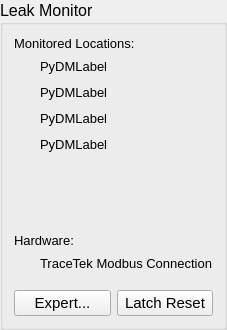
        <widget class="QGroupBox" name="LeakMonitor">
         <property name="sizePolicy">
          <sizepolicy hsizetype="MinimumExpanding" vsizetype="MinimumExpanding">
           <horstretch>0</horstretch>
           <verstretch>0</verstretch>
          </sizepolicy>
         </property>
         <property name="maximumSize">
          <size>
           <width>400</width>
           <height>16777215</height>
          </size>
         </property>
         <property name="font">
          <font>
           <pointsize>12</pointsize>
          </font>
         </property>
         <property name="title">
          <string>Leak Monitor</string>
         </property>
         <layout class="QVBoxLayout" name="verticalLayout" stretch="0,1,1,1,1,1,1,3,0,1,1">
          <item>
           <widget class="QLabel" name="label_2">
            <property name="sizePolicy">
             <sizepolicy hsizetype="Preferred" vsizetype="Fixed">
              <horstretch>0</horstretch>
              <verstretch>0</verstretch>
             </sizepolicy>
            </property>
            <property name="font">
             <font>
              <pointsize>10</pointsize>
             </font>
            </property>
            <property name="text">
             <string>Monitored Locations:</string>
            </property>
           </widget>
          </item>
          <item>
           <layout class="QHBoxLayout" name="horizontalLayout_9">
            <item>
             <widget class="PyDMByteIndicator" name="PyDMByteIndicator_9">
              <property name="minimumSize">
               <size>
                <width>20</width>
                <height>20</height>
               </size>
              </property>
              <property name="maximumSize">
               <size>
                <width>20</width>
                <height>20</height>
               </size>
              </property>
              <property name="toolTip">
               <string/>
              </property>
              <property name="channel" stdset="0">
               <string>ca://HPO:LPS:LEAK:LEAKS_RBV</string>
              </property>
              <property name="onColor" stdset="0">
               <color>
                <red>255</red>
                <green>0</green>
                <blue>0</blue>
               </color>
              </property>
              <property name="offColor" stdset="0">
               <color>
                <red>0</red>
                <green>255</green>
                <blue>0</blue>
               </color>
              </property>
              <property name="showLabels" stdset="0">
               <bool>false</bool>
              </property>
             </widget>
            </item>
            <item>
             <widget class="PyDMLabel" name="PyDMLabel_13">
              <property name="sizePolicy">
               <sizepolicy hsizetype="MinimumExpanding" vsizetype="Fixed">
                <horstretch>0</horstretch>
                <verstretch>0</verstretch>
               </sizepolicy>
              </property>
              <property name="maximumSize">
               <size>
                <width>150</width>
                <height>16777215</height>
               </size>
              </property>
              <property name="font">
               <font>
                <pointsize>10</pointsize>
               </font>
              </property>
              <property name="toolTip">
               <string/>
              </property>
              <property name="text">
               <string>PyDMLabel</string>
              </property>
              <property name="channel" stdset="0">
               <string>ca://HPO:LPS:LEAK:LOC01</string>
              </property>
              <property name="displayFormat" stdset="0">
               <enum>PyDMLabel::String</enum>
              </property>
             </widget>
            </item>
            <item>
             <spacer name="horizontalSpacer">
              <property name="orientation">
               <enum>Qt::Horizontal</enum>
              </property>
              <property name="sizeHint" stdset="0">
               <size>
                <width>40</width>
                <height>20</height>
               </size>
              </property>
             </spacer>
            </item>
           </layout>
          </item>
          <item>
           <layout class="QHBoxLayout" name="horizontalLayout_10">
            <item>
             <widget class="PyDMByteIndicator" name="PyDMByteIndicator_10">
              <property name="minimumSize">
               <size>
                <width>20</width>
                <height>20</height>
               </size>
              </property>
              <property name="maximumSize">
               <size>
                <width>20</width>
                <height>20</height>
               </size>
              </property>
              <property name="toolTip">
               <string/>
              </property>
              <property name="channel" stdset="0">
               <string>ca://HPO:LPS:LEAK:LEAKS_RBV</string>
              </property>
              <property name="onColor" stdset="0">
               <color>
                <red>255</red>
                <green>0</green>
                <blue>0</blue>
               </color>
              </property>
              <property name="offColor" stdset="0">
               <color>
                <red>0</red>
                <green>255</green>
                <blue>0</blue>
               </color>
              </property>
              <property name="showLabels" stdset="0">
               <bool>false</bool>
              </property>
              <property name="shift" stdset="0">
               <number>1</number>
              </property>
             </widget>
            </item>
            <item>
             <widget class="PyDMLabel" name="PyDMLabel_14">
              <property name="sizePolicy">
               <sizepolicy hsizetype="MinimumExpanding" vsizetype="Fixed">
                <horstretch>0</horstretch>
                <verstretch>0</verstretch>
               </sizepolicy>
              </property>
              <property name="maximumSize">
               <size>
                <width>150</width>
                <height>16777215</height>
               </size>
              </property>
              <property name="font">
               <font>
                <pointsize>10</pointsize>
               </font>
              </property>
              <property name="toolTip">
               <string/>
              </property>
              <property name="text">
               <string>PyDMLabel</string>
              </property>
              <property name="channel" stdset="0">
               <string>ca://HPO:LPS:LEAK:LOC02</string>
              </property>
              <property name="displayFormat" stdset="0">
               <enum>PyDMLabel::String</enum>
              </property>
             </widget>
            </item>
            <item>
             <spacer name="horizontalSpacer_2">
              <property name="orientation">
               <enum>Qt::Horizontal</enum>
              </property>
              <property name="sizeHint" stdset="0">
               <size>
                <width>40</width>
                <height>20</height>
               </size>
              </property>
             </spacer>
            </item>
           </layout>
          </item>
          <item>
           <layout class="QHBoxLayout" name="horizontalLayout_11">
            <item>
             <widget class="PyDMByteIndicator" name="PyDMByteIndicator_11">
              <property name="minimumSize">
               <size>
                <width>20</width>
                <height>20</height>
               </size>
              </property>
              <property name="maximumSize">
               <size>
                <width>20</width>
                <height>20</height>
               </size>
              </property>
              <property name="toolTip">
               <string/>
              </property>
              <property name="channel" stdset="0">
               <string>ca://HPO:LPS:LEAK:LEAKS_RBV</string>
              </property>
              <property name="onColor" stdset="0">
               <color>
                <red>255</red>
                <green>0</green>
                <blue>0</blue>
               </color>
              </property>
              <property name="offColor" stdset="0">
               <color>
                <red>0</red>
                <green>255</green>
                <blue>0</blue>
               </color>
              </property>
              <property name="showLabels" stdset="0">
               <bool>false</bool>
              </property>
              <property name="shift" stdset="0">
               <number>2</number>
              </property>
             </widget>
            </item>
            <item>
             <widget class="PyDMLabel" name="PyDMLabel_15">
              <property name="sizePolicy">
               <sizepolicy hsizetype="MinimumExpanding" vsizetype="Fixed">
                <horstretch>0</horstretch>
                <verstretch>0</verstretch>
               </sizepolicy>
              </property>
              <property name="maximumSize">
               <size>
                <width>150</width>
                <height>16777215</height>
               </size>
              </property>
              <property name="font">
               <font>
                <pointsize>10</pointsize>
               </font>
              </property>
              <property name="toolTip">
               <string/>
              </property>
              <property name="text">
               <string>PyDMLabel</string>
              </property>
              <property name="channel" stdset="0">
               <string>ca://HPO:LPS:LEAK:LOC03</string>
              </property>
              <property name="displayFormat" stdset="0">
               <enum>PyDMLabel::String</enum>
              </property>
             </widget>
            </item>
            <item>
             <spacer name="horizontalSpacer_3">
              <property name="orientation">
               <enum>Qt::Horizontal</enum>
              </property>
              <property name="sizeHint" stdset="0">
               <size>
                <width>40</width>
                <height>20</height>
               </size>
              </property>
             </spacer>
            </item>
           </layout>
          </item>
          <item>
           <layout class="QHBoxLayout" name="horizontalLayout_12">
            <item>
             <widget class="PyDMByteIndicator" name="PyDMByteIndicator_12">
              <property name="minimumSize">
               <size>
                <width>20</width>
                <height>20</height>
               </size>
              </property>
              <property name="maximumSize">
               <size>
                <width>20</width>
                <height>20</height>
               </size>
              </property>
              <property name="toolTip">
               <string/>
              </property>
              <property name="channel" stdset="0">
               <string>ca://HPO:LPS:LEAK:LEAKS_RBV</string>
              </property>
              <property name="onColor" stdset="0">
               <color>
                <red>255</red>
                <green>0</green>
                <blue>0</blue>
               </color>
              </property>
              <property name="offColor" stdset="0">
               <color>
                <red>0</red>
                <green>255</green>
                <blue>0</blue>
               </color>
              </property>
              <property name="showLabels" stdset="0">
               <bool>false</bool>
              </property>
              <property name="numBits" stdset="0">
               <number>1</number>
              </property>
              <property name="shift" stdset="0">
               <number>3</number>
              </property>
             </widget>
            </item>
            <item>
             <widget class="PyDMLabel" name="PyDMLabel_16">
              <property name="sizePolicy">
               <sizepolicy hsizetype="MinimumExpanding" vsizetype="Fixed">
                <horstretch>0</horstretch>
                <verstretch>0</verstretch>
               </sizepolicy>
              </property>
              <property name="maximumSize">
               <size>
                <width>150</width>
                <height>16777215</height>
               </size>
              </property>
              <property name="font">
               <font>
                <pointsize>10</pointsize>
               </font>
              </property>
              <property name="toolTip">
               <string/>
              </property>
              <property name="text">
               <string>PyDMLabel</string>
              </property>
              <property name="channel" stdset="0">
               <string>ca://HPO:LPS:LEAK:LOC04</string>
              </property>
              <property name="displayFormat" stdset="0">
               <enum>PyDMLabel::String</enum>
              </property>
             </widget>
            </item>
            <item>
             <spacer name="horizontalSpacer_4">
              <property name="orientation">
               <enum>Qt::Horizontal</enum>
              </property>
              <property name="sizeHint" stdset="0">
               <size>
                <width>40</width>
                <height>20</height>
               </size>
              </property>
             </spacer>
            </item>
           </layout>
          </item>
          <item>
           <layout class="QHBoxLayout" name="horizontalLayout_8">
            <item>
             <widget class="PyDMByteIndicator" name="PyDMByteIndicator_8">
              <property name="sizePolicy">
               <sizepolicy hsizetype="Fixed" vsizetype="Fixed">
                <horstretch>0</horstretch>
                <verstretch>0</verstretch>
               </sizepolicy>
              </property>
              <property name="minimumSize">
               <size>
                <width>20</width>
                <height>20</height>
               </size>
              </property>
              <property name="maximumSize">
               <size>
                <width>20</width>
                <height>20</height>
               </size>
              </property>
              <property name="toolTip">
               <string/>
              </property>
              <property name="channel" stdset="0">
               <string>ca://HPO:LPS:LEAK:LEAKS_RBV</string>
              </property>
              <property name="onColor" stdset="0">
               <color>
                <red>255</red>
                <green>0</green>
                <blue>0</blue>
               </color>
              </property>
              <property name="offColor" stdset="0">
               <color>
                <red>0</red>
                <green>255</green>
                <blue>0</blue>
               </color>
              </property>
              <property name="showLabels" stdset="0">
               <bool>false</bool>
              </property>
              <property name="shift" stdset="0">
               <number>4</number>
              </property>
             </widget>
            </item>
            <item>
             <widget class="PyDMLabel" name="PyDMLabel_12">
              <property name="sizePolicy">
               <sizepolicy hsizetype="MinimumExpanding" vsizetype="Fixed">
                <horstretch>0</horstretch>
                <verstretch>0</verstretch>
               </sizepolicy>
              </property>
              <property name="maximumSize">
               <size>
                <width>150</width>
                <height>16777215</height>
               </size>
              </property>
              <property name="font">
               <font>
                <pointsize>10</pointsize>
               </font>
              </property>
              <property name="toolTip">
               <string/>
              </property>
              <property name="channel" stdset="0">
               <string>ca://HPO:LPS:LEAK:LOC05</string>
              </property>
              <property name="displayFormat" stdset="0">
               <enum>PyDMLabel::String</enum>
              </property>
             </widget>
            </item>
            <item>
             <spacer name="horizontalSpacer_5">
              <property name="orientation">
               <enum>Qt::Horizontal</enum>
              </property>
              <property name="sizeHint" stdset="0">
               <size>
                <width>40</width>
                <height>20</height>
               </size>
              </property>
             </spacer>
            </item>
           </layout>
          </item>
          <item>
           <layout class="QHBoxLayout" name="horizontalLayout_13">
            <item>
             <widget class="PyDMByteIndicator" name="PyDMByteIndicator_13">
              <property name="sizePolicy">
               <sizepolicy hsizetype="Fixed" vsizetype="Fixed">
                <horstretch>0</horstretch>
                <verstretch>0</verstretch>
               </sizepolicy>
              </property>
              <property name="minimumSize">
               <size>
                <width>20</width>
                <height>20</height>
               </size>
              </property>
              <property name="maximumSize">
               <size>
                <width>20</width>
                <height>20</height>
               </size>
              </property>
              <property name="toolTip">
               <string/>
              </property>
              <property name="channel" stdset="0">
               <string>ca://HPO:LPS:LEAK:LEAKS_RBV</string>
              </property>
              <property name="onColor" stdset="0">
               <color>
                <red>255</red>
                <green>0</green>
                <blue>0</blue>
               </color>
              </property>
              <property name="offColor" stdset="0">
               <color>
                <red>0</red>
                <green>255</green>
                <blue>0</blue>
               </color>
              </property>
              <property name="showLabels" stdset="0">
               <bool>false</bool>
              </property>
              <property name="shift" stdset="0">
               <number>5</number>
              </property>
             </widget>
            </item>
            <item>
             <widget class="PyDMLabel" name="PyDMLabel_17">
              <property name="sizePolicy">
               <sizepolicy hsizetype="MinimumExpanding" vsizetype="Fixed">
                <horstretch>0</horstretch>
                <verstretch>0</verstretch>
               </sizepolicy>
              </property>
              <property name="maximumSize">
               <size>
                <width>150</width>
                <height>16777215</height>
               </size>
              </property>
              <property name="font">
               <font>
                <pointsize>10</pointsize>
               </font>
              </property>
              <property name="toolTip">
               <string/>
              </property>
              <property name="channel" stdset="0">
               <string>ca://HPO:LPS:LEAK:LOC06</string>
              </property>
              <property name="displayFormat" stdset="0">
               <enum>PyDMLabel::String</enum>
              </property>
             </widget>
            </item>
            <item>
             <spacer name="horizontalSpacer_6">
              <property name="orientation">
               <enum>Qt::Horizontal</enum>
              </property>
              <property name="sizeHint" stdset="0">
               <size>
                <width>40</width>
                <height>20</height>
               </size>
              </property>
             </spacer>
            </item>
           </layout>
          </item>
          <item>
           <spacer name="verticalSpacer">
            <property name="orientation">
             <enum>Qt::Vertical</enum>
            </property>
            <property name="sizeType">
             <enum>QSizePolicy::Fixed</enum>
            </property>
            <property name="sizeHint" stdset="0">
             <size>
              <width>20</width>
              <height>20</height>
             </size>
            </property>
           </spacer>
          </item>
          <item>
           <widget class="QLabel" name="label">
            <property name="sizePolicy">
             <sizepolicy hsizetype="Preferred" vsizetype="Fixed">
              <horstretch>0</horstretch>
              <verstretch>0</verstretch>
             </sizepolicy>
            </property>
            <property name="font">
             <font>
              <pointsize>10</pointsize>
             </font>
            </property>
            <property name="text">
             <string>Hardware:</string>
            </property>
           </widget>
          </item>
          <item>
           <layout class="QHBoxLayout" name="horizontalLayout_33">
            <item>
             <widget class="PyDMByteIndicator" name="PyDMByteIndicator_29">
              <property name="minimumSize">
               <size>
                <width>20</width>
                <height>20</height>
               </size>
              </property>
              <property name="maximumSize">
               <size>
                <width>20</width>
                <height>20</height>
               </size>
              </property>
              <property name="toolTip">
               <string/>
              </property>
              <property name="alarmSensitiveContent" stdset="0">
               <bool>false</bool>
              </property>
              <property name="channel" stdset="0">
               <string>ca://HPO:TTSIM:DEV01:ERROR_RBV</string>
              </property>
              <property name="onColor" stdset="0">
               <color>
                <red>255</red>
                <green>0</green>
                <blue>0</blue>
               </color>
              </property>
              <property name="offColor" stdset="0">
               <color>
                <red>0</red>
                <green>255</green>
                <blue>0</blue>
               </color>
              </property>
              <property name="showLabels" stdset="0">
               <bool>false</bool>
              </property>
             </widget>
            </item>
            <item>
             <widget class="PyDMLabel" name="PyDMLabel_49">
              <property name="sizePolicy">
               <sizepolicy hsizetype="Preferred" vsizetype="Fixed">
                <horstretch>0</horstretch>
                <verstretch>0</verstretch>
               </sizepolicy>
              </property>
              <property name="font">
               <font>
                <pointsize>10</pointsize>
               </font>
              </property>
              <property name="toolTip">
               <string/>
              </property>
              <property name="text">
               <string>TraceTek Modbus Connection</string>
              </property>
             </widget>
            </item>
           </layout>
          </item>
          <item>
           <layout class="QHBoxLayout" name="horizontalLayout">
            <property name="topMargin">
             <number>10</number>
            </property>
            <item>
             <widget class="PyDMRelatedDisplayButton" name="PyDMRelatedDisplayButton">
              <property name="font">
               <font>
                <pointsize>11</pointsize>
               </font>
              </property>
              <property name="toolTip">
               <string/>
              </property>
              <property name="text">
               <string>Expert...</string>
              </property>
              <property name="filenames" stdset="0">
               <stringlist>
                <string>./leak_monitor_expert.ui</string>
               </stringlist>
              </property>
              <property name="macros" stdset="0">
               <stringlist>
                <string>{&quot;PV&quot;:&quot;ca://HPO:LPS:LEAK&quot;}</string>
               </stringlist>
              </property>
             </widget>
            </item>
            <item>
             <widget class="PyDMPushButton" name="PyDMPushButton">
              <property name="font">
               <font>
                <pointsize>11</pointsize>
               </font>
              </property>
              <property name="toolTip">
               <string/>
              </property>
              <property name="text">
               <string>Latch Reset</string>
              </property>
              <property name="channel" stdset="0">
               <string>ca://HPO:LPS:LEAK:RESET</string>
              </property>
              <property name="showConfirmDialog" stdset="0">
               <bool>true</bool>
              </property>
              <property name="confirmMessage" stdset="0">
               <string>Are you sure you want to reset leak monitor error?</string>
              </property>
              <property name="pressValue" stdset="0">
               <string>1</string>
              </property>
             </widget>
            </item>
           </layout>
          </item>
         </layout>
        </widget>
